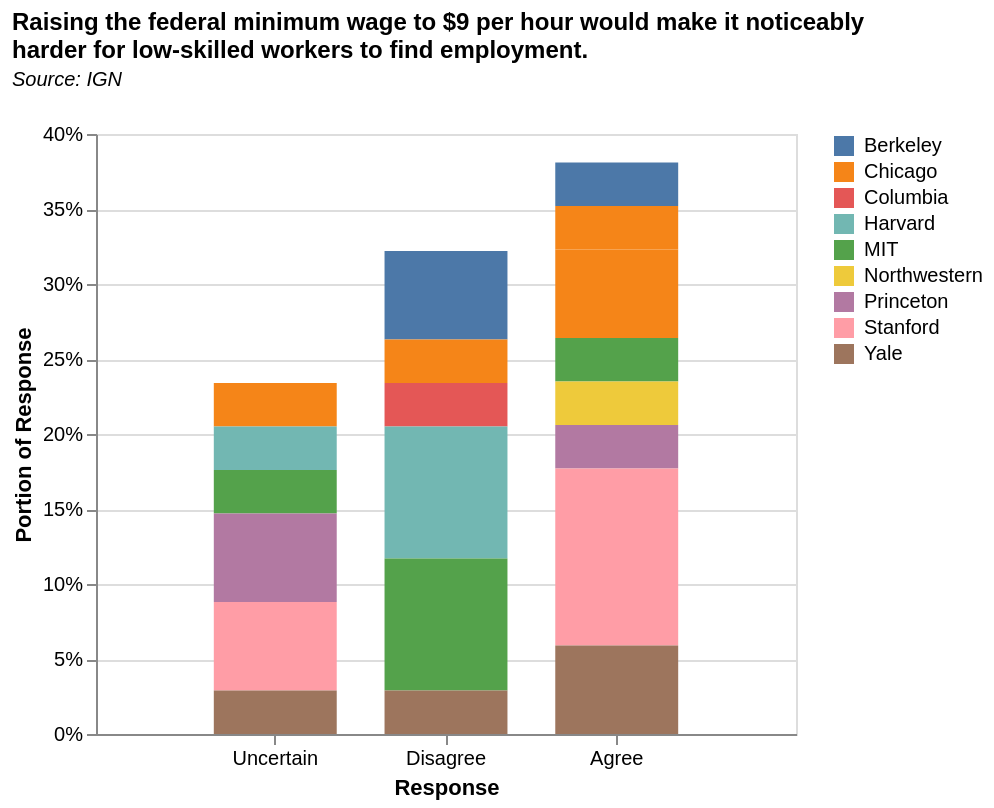

This figure's Vega-Lite source:
### Vega-Lite specification from a JSON file in a GitHub repository (floating-point values rounded to 4 significant figures)
{"$schema": "https://vega.github.io/schema/vega-lite/v5.json", "data": {"values": [{"Number": "0", "Uni1": "Berkeley", "Uni2": "Berkeley", "The distortionary costs of raising the federal minimum wage to $9 per hour and indexing it to inflation are sufficiently small compared with the benefits to low-skilled workers who can find employment that this would be a desirable policy.": "Agree", "Policy response by uni": "2", "uni_policy_pct": "0.059", "Raising the federal minimum wage to $9 per hour would make it noticeably harder for low-skilled workers to find employment.": "Disagree", "Employment response by uni": "2", "uni_employment_pct": "0.059", "Total_policy": "16", "pct_total_policy": "0.471", "Total_employment": "12", "pct_total_employment": "0.471", "Last Name": "Eichengreen", "First Name": "Barry", "Confidence in this topic (10 being the highest).": "3", "Confidence Numeric": "1", "Inflation Indexing Confidence Numeric": "3", "": ""}, {"Number": "1", "Uni1": "Berkeley", "Uni2": "Berkeley", "The distortionary costs of raising the federal minimum wage to $9 per hour and indexing it to inflation are sufficiently small compared with the benefits to low-skilled workers who can find employment that this would be a desirable policy.": "Agree", "Policy response by uni": "2", "uni_policy_pct": "0.059", "Raising the federal minimum wage to $9 per hour would make it noticeably harder for low-skilled workers to find employment.": "Disagree", "Employment response by uni": "2", "uni_employment_pct": "0.059", "Total_policy": "16", "pct_total_policy": "0.471", "Total_employment": "12", "pct_total_employment": "0.471", "Last Name": "Obstfeld", "First Name": "Maurice", "Confidence in this topic (10 being the highest).": "6", "Confidence Numeric": "1", "Inflation Indexing Confidence Numeric": "3", "": ""}, {"Number": "2", "Uni1": "Berkeley", "Uni2": "Berkeley", "The distortionary costs of raising the federal minimum wage to $9 per hour and indexing it to inflation are sufficiently small compared with the benefits to low-skilled workers who can find employment that this would be a desirable policy.": "Uncertain", "Policy response by uni": "1", "uni_policy_pct": "0.029", "Raising the federal minimum wage to $9 per hour would make it noticeably harder for low-skilled workers to find employment.": "Agree", "Employment response by uni": "1", "uni_employment_pct": "0.029", "Total_policy": "12", "pct_total_policy": "0.353", "Total_employment": "13", "pct_total_employment": "0.353", "Last Name": "Auerbach", "First Name": "Alan", "Confidence in this topic (10 being the highest).": "3", "Confidence Numeric": "2", "Inflation Indexing Confidence Numeric": "0", "": ""}, {"Number": "3", "Uni1": "Chicago", "Uni2": "Chicago", "The distortionary costs of raising the federal minimum wage to $9 per hour and indexing it to inflation are sufficiently small compared with the benefits to low-skilled workers who can find employment that this would be a desirable policy.": "Uncertain", "Policy response by uni": "3", "uni_policy_pct": "0.088", "Raising the federal minimum wage to $9 per hour would make it noticeably harder for low-skilled workers to find employment.": "Agree", "Employment response by uni": "2", "uni_employment_pct": "0.059", "Total_policy": "12", "pct_total_policy": "0.353", "Total_employment": "13", "pct_total_employment": "0.353", "Last Name": "Bertrand", "First Name": "Marianne", "Confidence in this topic (10 being the highest).": "3", "Confidence Numeric": "2", "Inflation Indexing Confidence Numeric": "0", "": ""}, {"Number": "4", "Uni1": "Chicago", "Uni2": "Chicago", "The distortionary costs of raising the federal minimum wage to $9 per hour and indexing it to inflation are sufficiently small compared with the benefits to low-skilled workers who can find employment that this would be a desirable policy.": "Uncertain", "Policy response by uni": "3", "uni_policy_pct": "0.088", "Raising the federal minimum wage to $9 per hour would make it noticeably harder for low-skilled workers to find employment.": "Agree", "Employment response by uni": "2", "uni_employment_pct": "0.059", "Total_policy": "12", "pct_total_policy": "0.353", "Total_employment": "13", "pct_total_employment": "0.353", "Last Name": "Stokey", "First Name": "Nancy", "Confidence in this topic (10 being the highest).": "8", "Confidence Numeric": "2", "Inflation Indexing Confidence Numeric": "0", "": ""}, {"Number": "5", "Uni1": "Chicago", "Uni2": "Chicago", "The distortionary costs of raising the federal minimum wage to $9 per hour and indexing it to inflation are sufficiently small compared with the benefits to low-skilled workers who can find employment that this would be a desirable policy.": "Uncertain", "Policy response by uni": "3", "uni_policy_pct": "0.088", "Raising the federal minimum wage to $9 per hour would make it noticeably harder for low-skilled workers to find employment.": "Uncertain", "Employment response by uni": "1", "uni_employment_pct": "0.029", "Total_policy": "12", "pct_total_policy": "0.353", "Total_employment": "9", "pct_total_employment": "0.353", "Last Name": "Goolsbee", "First Name": "Austan", "Confidence in this topic (10 being the highest).": "1", "Confidence Numeric": "0", "Inflation Indexing Confidence Numeric": "0", "": ""}, {"Number": "6", "Uni1": "Chicago Booth", "Uni2": "Chicago", "The distortionary costs of raising the federal minimum wage to $9 per hour and indexing it to inflation are sufficiently small compared with the benefits to low-skilled workers who can find employment that this would be a desirable policy.": "Agree", "Policy response by uni": "1", "uni_policy_pct": "0.029", "Raising the federal minimum wage to $9 per hour would make it noticeably harder for low-skilled workers to find employment.": "Disagree", "Employment response by uni": "1", "uni_employment_pct": "0.029", "Total_policy": "16", "pct_total_policy": "0.471", "Total_employment": "12", "pct_total_employment": "0.471", "Last Name": "Thaler", "First Name": "Richard", "Confidence in this topic (10 being the highest).": "4", "Confidence Numeric": "1", "Inflation Indexing Confidence Numeric": "3", "": ""}, {"Number": "7", "Uni1": "Chicago Booth", "Uni2": "Chicago", "The distortionary costs of raising the federal minimum wage to $9 per hour and indexing it to inflation are sufficiently small compared with the benefits to low-skilled workers who can find employment that this would be a desirable policy.": "Uncertain", "Policy response by uni": "1", "uni_policy_pct": "0.029", "Raising the federal minimum wage to $9 per hour would make it noticeably harder for low-skilled workers to find employment.": "Uncertain", "Employment response by uni": "1", "uni_employment_pct": "0.029", "Total_policy": "12", "pct_total_policy": "0.353", "Total_employment": "9", "pct_total_employment": "0.353", "Last Name": "Kashyap", "First Name": "Anil", "Confidence in this topic (10 being the highest).": "3", "Confidence Numeric": "0", "Inflation Indexing Confidence Numeric": "0", "": ""}, {"Number": "8", "Uni1": "Columbia University", "Uni2": "Columbia", "The distortionary costs of raising the federal minimum wage to $9 per hour and indexing it to inflation are sufficiently small compared with the benefits to low-skilled workers who can find employment that this would be a desirable policy.": "Agree", "Policy response by uni": "1", "uni_policy_pct": "0.029", "Raising the federal minimum wage to $9 per hour would make it noticeably harder for low-skilled workers to find employment.": "Disagree", "Employment response by uni": "1", "uni_employment_pct": "0.029", "Total_policy": "16", "pct_total_policy": "0.471", "Total_employment": "12", "pct_total_employment": "0.471", "Last Name": "Saez", "First Name": "Emmanuel", "Confidence in this topic (10 being the highest).": "8", "Confidence Numeric": "1", "Inflation Indexing Confidence Numeric": "3", "": ""}, {"Number": "9", "Uni1": "Harvard", "Uni2": "Harvard", "The distortionary costs of raising the federal minimum wage to $9 per hour and indexing it to inflation are sufficiently small compared with the benefits to low-skilled workers who can find employment that this would be a desirable policy.": "Agree", "Policy response by uni": "4", "uni_policy_pct": "0.118", "Raising the federal minimum wage to $9 per hour would make it noticeably harder for low-skilled workers to find employment.": "Disagree", "Employment response by uni": "3", "uni_employment_pct": "0.088", "Total_policy": "16", "pct_total_policy": "0.471", "Total_employment": "12", "pct_total_employment": "0.471", "Last Name": "Chetty", "First Name": "Raj", "Confidence in this topic (10 being the highest).": "6", "Confidence Numeric": "1", "Inflation Indexing Confidence Numeric": "3", "": ""}, {"Number": "10", "Uni1": "Harvard", "Uni2": "Harvard", "The distortionary costs of raising the federal minimum wage to $9 per hour and indexing it to inflation are sufficiently small compared with the benefits to low-skilled workers who can find employment that this would be a desirable policy.": "Agree", "Policy response by uni": "4", "uni_policy_pct": "0.118", "Raising the federal minimum wage to $9 per hour would make it noticeably harder for low-skilled workers to find employment.": "Disagree", "Employment response by uni": "3", "uni_employment_pct": "0.088", "Total_policy": "16", "pct_total_policy": "0.471", "Total_employment": "12", "pct_total_employment": "0.471", "Last Name": "Goldin", "First Name": "Claudia", "Confidence in this topic (10 being the highest).": "5", "Confidence Numeric": "1", "Inflation Indexing Confidence Numeric": "3", "": ""}, {"Number": "11", "Uni1": "Harvard", "Uni2": "Harvard", "The distortionary costs of raising the federal minimum wage to $9 per hour and indexing it to inflation are sufficiently small compared with the benefits to low-skilled workers who can find employment that this would be a desirable policy.": "Agree", "Policy response by uni": "4", "uni_policy_pct": "0.118", "Raising the federal minimum wage to $9 per hour would make it noticeably harder for low-skilled workers to find employment.": "Disagree", "Employment response by uni": "3", "uni_employment_pct": "0.088", "Total_policy": "16", "pct_total_policy": "0.471", "Total_employment": "12", "pct_total_employment": "0.471", "Last Name": "Maskin", "First Name": "Eric", "Confidence in this topic (10 being the highest).": "6", "Confidence Numeric": "1", "Inflation Indexing Confidence Numeric": "3", "": ""}, {"Number": "12", "Uni1": "Harvard", "Uni2": "Harvard", "The distortionary costs of raising the federal minimum wage to $9 per hour and indexing it to inflation are sufficiently small compared with the benefits to low-skilled workers who can find employment that this would be a desirable policy.": "Agree", "Policy response by uni": "4", "uni_policy_pct": "0.118", "Raising the federal minimum wage to $9 per hour would make it noticeably harder for low-skilled workers to find employment.": "Uncertain", "Employment response by uni": "1", "uni_employment_pct": "0.029", "Total_policy": "16", "pct_total_policy": "0.471", "Total_employment": "9", "pct_total_employment": "0.471", "Last Name": "Cutler", "First Name": "David", "Confidence in this topic (10 being the highest).": "5", "Confidence Numeric": "0", "Inflation Indexing Confidence Numeric": "3", "": ""}, {"Number": "13", "Uni1": "MIT", "Uni2": "MIT", "The distortionary costs of raising the federal minimum wage to $9 per hour and indexing it to inflation are sufficiently small compared with the benefits to low-skilled workers who can find employment that this would be a desirable policy.": "Agree", "Policy response by uni": "2", "uni_policy_pct": "0.059", "Raising the federal minimum wage to $9 per hour would make it noticeably harder for low-skilled workers to find employment.": "Disagree", "Employment response by uni": "3", "uni_employment_pct": "0.088", "Total_policy": "16", "pct_total_policy": "0.471", "Total_employment": "12", "pct_total_employment": "0.471", "Last Name": "Acemoglu", "First Name": "Daron", "Confidence in this topic (10 being the highest).": "6", "Confidence Numeric": "1", "Inflation Indexing Confidence Numeric": "3", "": ""}, {"Number": "14", "Uni1": "MIT", "Uni2": "MIT", "The distortionary costs of raising the federal minimum wage to $9 per hour and indexing it to inflation are sufficiently small compared with the benefits to low-skilled workers who can find employment that this would be a desirable policy.": "Agree", "Policy response by uni": "2", "uni_policy_pct": "0.059", "Raising the federal minimum wage to $9 per hour would make it noticeably harder for low-skilled workers to find employment.": "Disagree", "Employment response by uni": "3", "uni_employment_pct": "0.088", "Total_policy": "16", "pct_total_policy": "0.471", "Total_employment": "12", "pct_total_employment": "0.471", "Last Name": "Schmalensee", "First Name": "Richard", "Confidence in this topic (10 being the highest).": "3", "Confidence Numeric": "1", "Inflation Indexing Confidence Numeric": "3", "": ""}, {"Number": "15", "Uni1": "MIT", "Uni2": "MIT", "The distortionary costs of raising the federal minimum wage to $9 per hour and indexing it to inflation are sufficiently small compared with the benefits to low-skilled workers who can find employment that this would be a desirable policy.": "Strongly Agree", "Policy response by uni": "1", "uni_policy_pct": "0.029", "Raising the federal minimum wage to $9 per hour would make it noticeably harder for low-skilled workers to find employment.": "Disagree", "Employment response by uni": "3", "uni_employment_pct": "0.088", "Total_policy": "2", "pct_total_policy": "0.059", "Total_employment": "12", "pct_total_employment": "0.059", "Last Name": "Autor", "First Name": "David", "Confidence in this topic (10 being the highest).": "6", "Confidence Numeric": "1", "Inflation Indexing Confidence Numeric": "4", "": ""}, {"Number": "16", "Uni1": "MIT", "Uni2": "MIT", "The distortionary costs of raising the federal minimum wage to $9 per hour and indexing it to inflation are sufficiently small compared with the benefits to low-skilled workers who can find employment that this would be a desirable policy.": "Uncertain", "Policy response by uni": "2", "uni_policy_pct": "0.059", "Raising the federal minimum wage to $9 per hour would make it noticeably harder for low-skilled workers to find employment.": "Agree", "Employment response by uni": "1", "uni_employment_pct": "0.029", "Total_policy": "12", "pct_total_policy": "0.353", "Total_employment": "13", "pct_total_employment": "0.353", "Last Name": "Holmstr�m", "First Name": "Bengt", "Confidence in this topic (10 being the highest).": "6", "Confidence Numeric": "2", "Inflation Indexing Confidence Numeric": "0", "": ""}, {"Number": "17", "Uni1": "MIT", "Uni2": "MIT", "The distortionary costs of raising the federal minimum wage to $9 per hour and indexing it to inflation are sufficiently small compared with the benefits to low-skilled workers who can find employment that this would be a desirable policy.": "Uncertain", "Policy response by uni": "2", "uni_policy_pct": "0.059", "Raising the federal minimum wage to $9 per hour would make it noticeably harder for low-skilled workers to find employment.": "Uncertain", "Employment response by uni": "1", "uni_employment_pct": "0.029", "Total_policy": "12", "pct_total_policy": "0.353", "Total_employment": "9", "pct_total_employment": "0.353", "Last Name": "Scheinkman", "First Name": "Jos�", "Confidence in this topic (10 being the highest).": "5", "Confidence Numeric": "0", "Inflation Indexing Confidence Numeric": "0", "": ""}, {"Number": "18", "Uni1": "Northwestern", "Uni2": "Northwestern", "The distortionary costs of raising the federal minimum wage to $9 per hour and indexing it to inflation are sufficiently small compared with the benefits to low-skilled workers who can find employment that this would be a desirable policy.": "Agree", "Policy response by uni": "1", "uni_policy_pct": "0.029", "Raising the federal minimum wage to $9 per hour would make it noticeably harder for low-skilled workers to find employment.": "Agree", "Employment response by uni": "1", "uni_employment_pct": "0.029", "Total_policy": "16", "pct_total_policy": "0.471", "Total_employment": "13", "pct_total_employment": "0.471", "Last Name": "Udry", "First Name": "Christopher", "Confidence in this topic (10 being the highest).": "3", "Confidence Numeric": "2", "Inflation Indexing Confidence Numeric": "3", "": ""}, {"Number": "19", "Uni1": "Princeton", "Uni2": "Princeton", "The distortionary costs of raising the federal minimum wage to $9 per hour and indexing it to inflation are sufficiently small compared with the benefits to low-skilled workers who can find employment that this would be a desirable policy.": "Agree", "Policy response by uni": "2", "uni_policy_pct": "0.059", "Raising the federal minimum wage to $9 per hour would make it noticeably harder for low-skilled workers to find employment.": "Uncertain", "Employment response by uni": "2", "uni_employment_pct": "0.059", "Total_policy": "16", "pct_total_policy": "0.471", "Total_employment": "9", "pct_total_employment": "0.471", "Last Name": "Currie", "First Name": "Janet", "Confidence in this topic (10 being the highest).": "8", "Confidence Numeric": "0", "Inflation Indexing Confidence Numeric": "3", "": ""}, {"Number": "20", "Uni1": "Princeton", "Uni2": "Princeton", "The distortionary costs of raising the federal minimum wage to $9 per hour and indexing it to inflation are sufficiently small compared with the benefits to low-skilled workers who can find employment that this would be a desirable policy.": "Agree", "Policy response by uni": "2", "uni_policy_pct": "0.059", "Raising the federal minimum wage to $9 per hour would make it noticeably harder for low-skilled workers to find employment.": "Uncertain", "Employment response by uni": "2", "uni_employment_pct": "0.059", "Total_policy": "16", "pct_total_policy": "0.471", "Total_employment": "9", "pct_total_employment": "0.471", "Last Name": "Shin", "First Name": "Hyun Song", "Confidence in this topic (10 being the highest).": "5", "Confidence Numeric": "0", "Inflation Indexing Confidence Numeric": "3", "": ""}, {"Number": "21", "Uni1": "Princeton", "Uni2": "Princeton", "The distortionary costs of raising the federal minimum wage to $9 per hour and indexing it to inflation are sufficiently small compared with the benefits to low-skilled workers who can find employment that this would be a desirable policy.": "Strongly Agree", "Policy response by uni": "1", "uni_policy_pct": "0.029", "Raising the federal minimum wage to $9 per hour would make it noticeably harder for low-skilled workers to find employment.": "Agree", "Employment response by uni": "1", "uni_employment_pct": "0.029", "Total_policy": "2", "pct_total_policy": "0.059", "Total_employment": "13", "pct_total_employment": "0.059", "Last Name": "Deaton", "First Name": "Angus", "Confidence in this topic (10 being the highest).": "6", "Confidence Numeric": "2", "Inflation Indexing Confidence Numeric": "4", "": ""}, {"Number": "22", "Uni1": "Stanford", "Uni2": "Stanford", "The distortionary costs of raising the federal minimum wage to $9 per hour and indexing it to inflation are sufficiently small compared with the benefits to low-skilled workers who can find employment that this would be a desirable policy.": "Disagree", "Policy response by uni": "2", "uni_policy_pct": "0.059", "Raising the federal minimum wage to $9 per hour would make it noticeably harder for low-skilled workers to find employment.": "Agree", "Employment response by uni": "4", "uni_employment_pct": "0.118", "Total_policy": "3", "pct_total_policy": "0.088", "Total_employment": "13", "pct_total_employment": "0.088", "Last Name": "Hall", "First Name": "Robert", "Confidence in this topic (10 being the highest).": "3", "Confidence Numeric": "2", "Inflation Indexing Confidence Numeric": "2", "": ""}, {"Number": "23", "Uni1": "Stanford", "Uni2": "Stanford", "The distortionary costs of raising the federal minimum wage to $9 per hour and indexing it to inflation are sufficiently small compared with the benefits to low-skilled workers who can find employment that this would be a desirable policy.": "Disagree", "Policy response by uni": "2", "uni_policy_pct": "0.059", "Raising the federal minimum wage to $9 per hour would make it noticeably harder for low-skilled workers to find employment.": "Agree", "Employment response by uni": "4", "uni_employment_pct": "0.118", "Total_policy": "3", "pct_total_policy": "0.088", "Total_employment": "13", "pct_total_employment": "0.088", "Last Name": "Klenow", "First Name": "Pete", "Confidence in this topic (10 being the highest).": "5", "Confidence Numeric": "2", "Inflation Indexing Confidence Numeric": "2", "": ""}, {"Number": "24", "Uni1": "Stanford", "Uni2": "Stanford", "The distortionary costs of raising the federal minimum wage to $9 per hour and indexing it to inflation are sufficiently small compared with the benefits to low-skilled workers who can find employment that this would be a desirable policy.": "Strongly Disagree", "Policy response by uni": "1", "uni_policy_pct": "0.029", "Raising the federal minimum wage to $9 per hour would make it noticeably harder for low-skilled workers to find employment.": "Agree", "Employment response by uni": "4", "uni_employment_pct": "0.118", "Total_policy": "1", "pct_total_policy": "0.029", "Total_employment": "13", "pct_total_employment": "0.029", "Last Name": "Hoxby", "First Name": "Caroline", "Confidence in this topic (10 being the highest).": "10", "Confidence Numeric": "2", "Inflation Indexing Confidence Numeric": "1", "": ""}, {"Number": "25", "Uni1": "Stanford", "Uni2": "Stanford", "The distortionary costs of raising the federal minimum wage to $9 per hour and indexing it to inflation are sufficiently small compared with the benefits to low-skilled workers who can find employment that this would be a desirable policy.": "Uncertain", "Policy response by uni": "3", "uni_policy_pct": "0.088", "Raising the federal minimum wage to $9 per hour would make it noticeably harder for low-skilled workers to find employment.": "Agree", "Employment response by uni": "4", "uni_employment_pct": "0.118", "Total_policy": "12", "pct_total_policy": "0.353", "Total_employment": "13", "pct_total_employment": "0.353", "Last Name": "Judd", "First Name": "Kenneth", "Confidence in this topic (10 being the highest).": "7", "Confidence Numeric": "2", "Inflation Indexing Confidence Numeric": "0", "": ""}, {"Number": "26", "Uni1": "Stanford", "Uni2": "Stanford", "The distortionary costs of raising the federal minimum wage to $9 per hour and indexing it to inflation are sufficiently small compared with the benefits to low-skilled workers who can find employment that this would be a desirable policy.": "Uncertain", "Policy response by uni": "3", "uni_policy_pct": "0.088", "Raising the federal minimum wage to $9 per hour would make it noticeably harder for low-skilled workers to find employment.": "Uncertain", "Employment response by uni": "2", "uni_employment_pct": "0.059", "Total_policy": "12", "pct_total_policy": "0.353", "Total_employment": "9", "pct_total_employment": "0.353", "Last Name": "Duffie", "First Name": "Darrell", "Confidence in this topic (10 being the highest).": "4", "Confidence Numeric": "0", "Inflation Indexing Confidence Numeric": "0", "": ""}, {"Number": "27", "Uni1": "Stanford", "Uni2": "Stanford", "The distortionary costs of raising the federal minimum wage to $9 per hour and indexing it to inflation are sufficiently small compared with the benefits to low-skilled workers who can find employment that this would be a desirable policy.": "Uncertain", "Policy response by uni": "3", "uni_policy_pct": "0.088", "Raising the federal minimum wage to $9 per hour would make it noticeably harder for low-skilled workers to find employment.": "Uncertain", "Employment response by uni": "2", "uni_employment_pct": "0.059", "Total_policy": "12", "pct_total_policy": "0.353", "Total_employment": "9", "pct_total_employment": "0.353", "Last Name": "Levin", "First Name": "Jonathan", "Confidence in this topic (10 being the highest).": "3", "Confidence Numeric": "0", "Inflation Indexing Confidence Numeric": "0", "": ""}, {"Number": "28", "Uni1": "University of Chicago", "Uni2": "Chicago", "The distortionary costs of raising the federal minimum wage to $9 per hour and indexing it to inflation are sufficiently small compared with the benefits to low-skilled workers who can find employment that this would be a desirable policy.": "Agree", "Policy response by uni": "1", "uni_policy_pct": "0.029", "Raising the federal minimum wage to $9 per hour would make it noticeably harder for low-skilled workers to find employment.": "Disagree", "Employment response by uni": "1", "uni_employment_pct": "0.029", "Total_policy": "16", "pct_total_policy": "0.471", "Total_employment": "12", "pct_total_employment": "0.471", "Last Name": "Greenstone", "First Name": "Michael", "Confidence in this topic (10 being the highest).": "7", "Confidence Numeric": "1", "Inflation Indexing Confidence Numeric": "3", "": ""}, {"Number": "29", "Uni1": "University of Chicago", "Uni2": "Chicago", "The distortionary costs of raising the federal minimum wage to $9 per hour and indexing it to inflation are sufficiently small compared with the benefits to low-skilled workers who can find employment that this would be a desirable policy.": "Uncertain", "Policy response by uni": "1", "uni_policy_pct": "0.029", "Raising the federal minimum wage to $9 per hour would make it noticeably harder for low-skilled workers to find employment.": "Agree", "Employment response by uni": "1", "uni_employment_pct": "0.029", "Total_policy": "12", "pct_total_policy": "0.353", "Total_employment": "13", "pct_total_employment": "0.353", "Last Name": "Baicker", "First Name": "Katherine", "Confidence in this topic (10 being the highest).": "4", "Confidence Numeric": "2", "Inflation Indexing Confidence Numeric": "0", "": ""}, {"Number": "30", "Uni1": "Yale", "Uni2": "Yale", "The distortionary costs of raising the federal minimum wage to $9 per hour and indexing it to inflation are sufficiently small compared with the benefits to low-skilled workers who can find employment that this would be a desirable policy.": "Agree", "Policy response by uni": "2", "uni_policy_pct": "0.059", "Raising the federal minimum wage to $9 per hour would make it noticeably harder for low-skilled workers to find employment.": "Agree", "Employment response by uni": "2", "uni_employment_pct": "0.059", "Total_policy": "16", "pct_total_policy": "0.471", "Total_employment": "13", "pct_total_employment": "0.471", "Last Name": "Altonji", "First Name": "Joseph", "Confidence in this topic (10 being the highest).": "8", "Confidence Numeric": "2", "Inflation Indexing Confidence Numeric": "3", "": ""}, {"Number": "31", "Uni1": "Yale", "Uni2": "Yale", "The distortionary costs of raising the federal minimum wage to $9 per hour and indexing it to inflation are sufficiently small compared with the benefits to low-skilled workers who can find employment that this would be a desirable policy.": "Agree", "Policy response by uni": "2", "uni_policy_pct": "0.059", "Raising the federal minimum wage to $9 per hour would make it noticeably harder for low-skilled workers to find employment.": "Disagree", "Employment response by uni": "1", "uni_employment_pct": "0.029", "Total_policy": "16", "pct_total_policy": "0.471", "Total_employment": "12", "pct_total_employment": "0.471", "Last Name": "Nordhaus", "First Name": "William", "Confidence in this topic (10 being the highest).": "6", "Confidence Numeric": "1", "Inflation Indexing Confidence Numeric": "3", "": ""}, {"Number": "32", "Uni1": "Yale", "Uni2": "Yale", "The distortionary costs of raising the federal minimum wage to $9 per hour and indexing it to inflation are sufficiently small compared with the benefits to low-skilled workers who can find employment that this would be a desirable policy.": "Disagree", "Policy response by uni": "1", "uni_policy_pct": "0.029", "Raising the federal minimum wage to $9 per hour would make it noticeably harder for low-skilled workers to find employment.": "Agree", "Employment response by uni": "2", "uni_employment_pct": "0.059", "Total_policy": "3", "pct_total_policy": "0.088", "Total_employment": "13", "pct_total_employment": "0.088", "Last Name": "Chevalier", "First Name": "Judith", "Confidence in this topic (10 being the highest).": "5", "Confidence Numeric": "2", "Inflation Indexing Confidence Numeric": "2", "": ""}, {"Number": "33", "Uni1": "Yale", "Uni2": "Yale", "The distortionary costs of raising the federal minimum wage to $9 per hour and indexing it to inflation are sufficiently small compared with the benefits to low-skilled workers who can find employment that this would be a desirable policy.": "Uncertain", "Policy response by uni": "1", "uni_policy_pct": "0.029", "Raising the federal minimum wage to $9 per hour would make it noticeably harder for low-skilled workers to find employment.": "Uncertain", "Employment response by uni": "1", "uni_employment_pct": "0.029", "Total_policy": "12", "pct_total_policy": "0.353", "Total_employment": "9", "pct_total_employment": "0.353", "Last Name": "Fair", "First Name": "Ray", "Confidence in this topic (10 being the highest).": "5", "Confidence Numeric": "0", "Inflation Indexing Confidence Numeric": "0", "": ""}]}, "title": {"text": ["Raising the federal minimum wage to $9 per hour would make it noticeably", "harder for low-skilled workers to find employment."], "fontSize": 12, "anchor": "start", "subtitle": ["Source: IGN", ""], "subtitleFontSize": 10, "subtitleFontStyle": "italic"}, "width": 350, "height": 300, "mark": {"type": "bar", "width": {"band": 0.8}}, "params": [{"name": "hover", "select": {"type": "point", "fields": ["Uni2"], "toggle": true, "on": "mouseover"}}], "encoding": {"x": {"field": "Confidence Numeric", "type": "ordinal", "axis": {"labelExpr": "{'0': 'Uncertain', '1': 'Disagree', '2': 'Agree'}[datum.label]", "labelAngle": 0}, "scale": {"paddingOuter": 0.6}, "title": "Response"}, "y": {"field": "uni_employment_pct", "aggregate": "ci0", "axis": {"format": "%"}, "title": "Portion of Response"}, "color": {"field": "Uni2", "legend": {"title": null}}, "opacity": {"condition": {"test": {"param": "hover"}, "value": 1}, "value": 0.5}, "tooltip": [{"field": "Uni", "title": "University"}, {"field": "uni_employment_pct", "format": "%"}]}}
